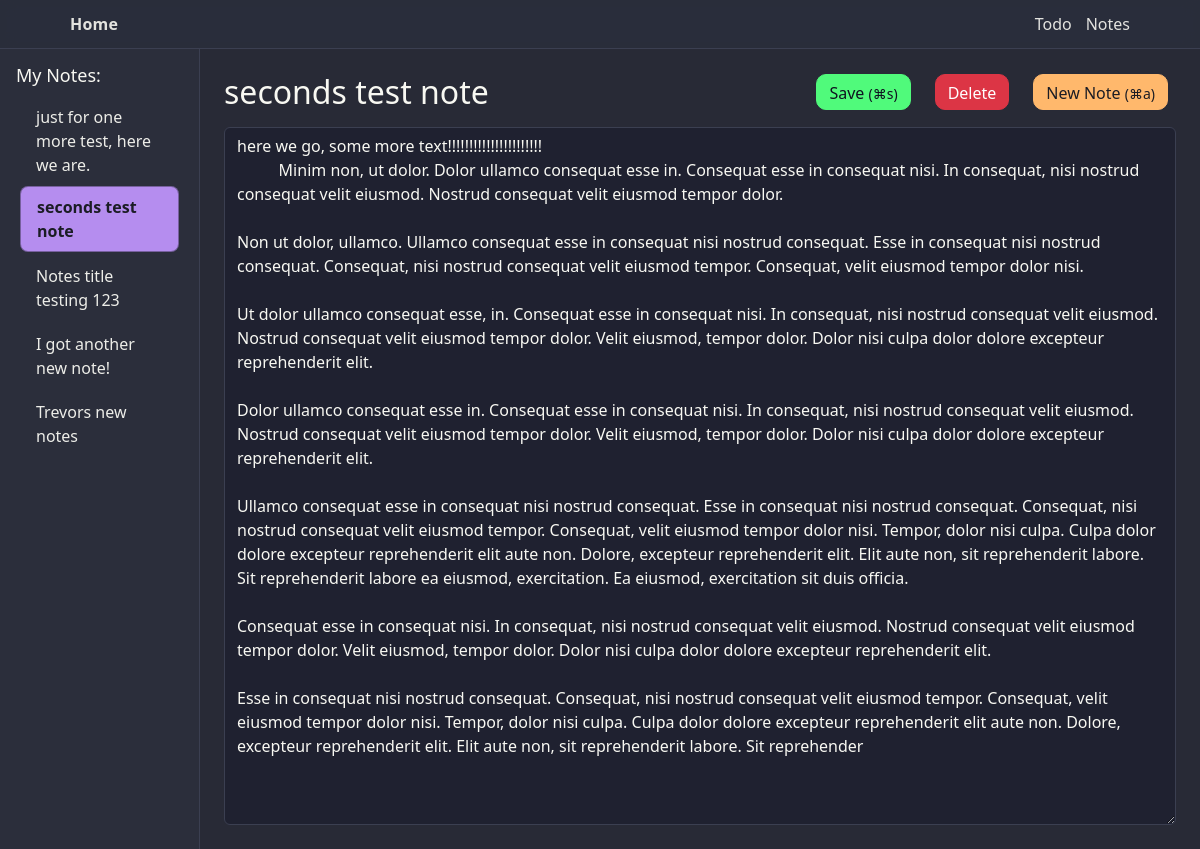
Page /notes/?note=2 on the earlier database version.
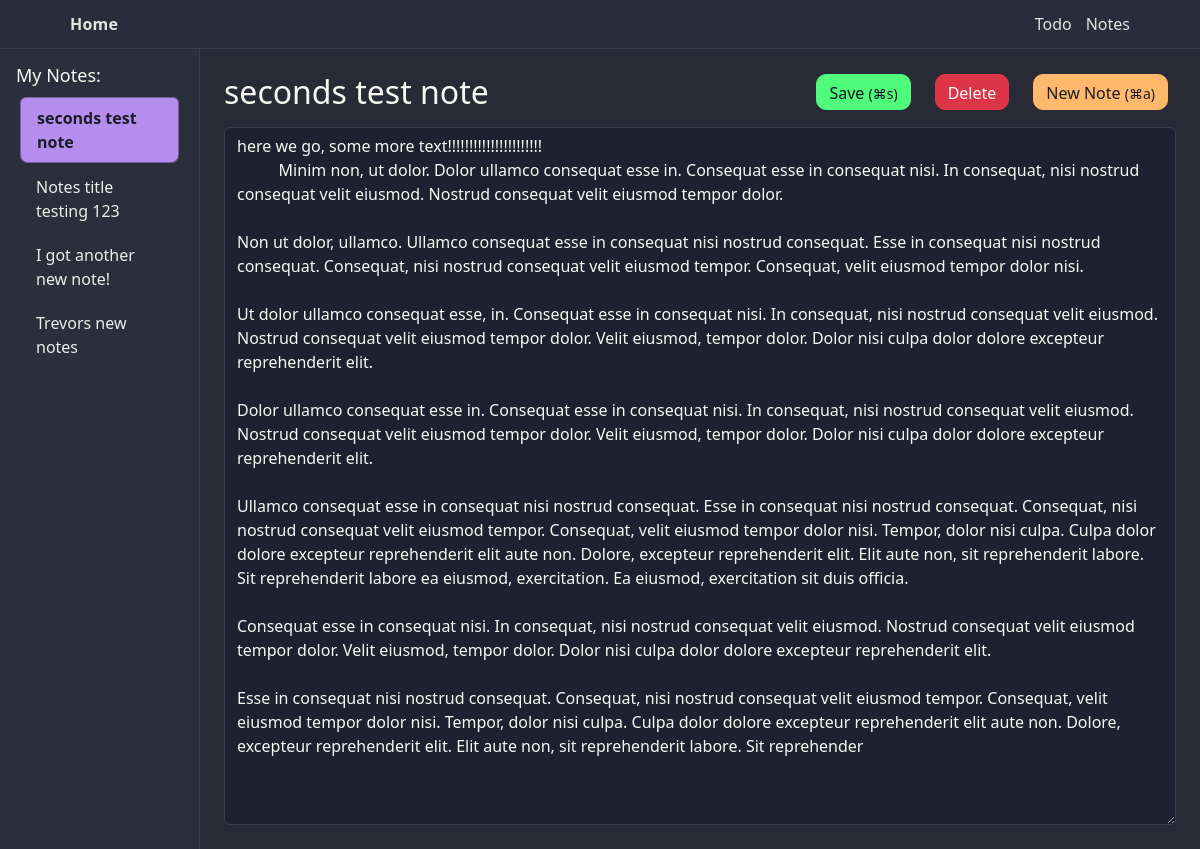
Same page on the later database version.
### notes/models.py (models this page shows, shortened)
class Notes(models.Model):
    title = models.CharField(max_length=200)
    body = models.TextField(blank=True)
    created_at = models.DateTimeField(auto_now_add=True)
    updated_at = models.DateTimeField(auto_now=True)

### notes/views.py (the view)
# urls.py: path("", views.index, name="index")
def index(request):
    note_list = Notes.objects.order_by("-updated_at", "-created_at")
    note_id = request.GET.get("note")
    if note_id:
        selected_note = get_object_or_404(note_list, pk=note_id)
    else:
        selected_note = note_list.first() if note_list.exists() else None
    context = {
        "note_list": note_list,
        "selected_note": selected_note
    }
    return render(request, "notes/index.html", context)

### notes/templates/notes/index.html (shortened to what this page needs)
{% extends "notes/layout.html" %}
{% load static %}
{% block style %}
<link rel="stylesheet" href="{% static 'notes/css/index.css' %}">
{% endblock %}
{% block body %}
<div class="container-fluid">
      <div class="row">
        <div class="col-3 col-md-2 sidebar p-3">
          <div class="d-flex justify-content-between align-items-center mb-2">
            <h3>My Notes:</h3>
          </div>
          {% if note_list %}
          <ul class="list-group">
            {% for note in note_list %}
            <a href="?note={{ note.id }}"
               class="list-group-item {% if selected_note and selected_note.id == note.id %}active{% endif %}">
              {{ note.title }}
            </a>
            {% endfor %}
          </ul>
          {% else %}
          <small>No notes yet.</small>
          {% endif %}
        </div>
        <div class="col-9 col-md-10 main-content p-4 d-flex flex-column vh-100">
          {% if selected_note %}
          <form action="{% url 'notes:save' %}?note={{ selected_note.id }}" id="save_form" method="post" class="d-flex flex-column flex-grow-1">
            <div class="d-flex justify-content-between align-items-center mb-3">
              {% if selected_note.title %}
                <h2 class="mb-0">{{ selected_note.title }}</h2>
              {% else %}
                <input type="text" id="note_title" class="mb-0" name="note_title" value="" placeholder="Add a title...">
              {% endif %}
              <div class="btn-toolbar">
                <div class="btn-group mx-2">
                  <button type="submit" class="btn btn-success" name="action" value="save" >Save <small>(⌘s)</small></button>
                </div>
                <div class="btn-group mx-2">
                  <button type="submit" class="btn btn-danger" name="action" value="delete" id="delete_note" onclick="return confirm('Delete this note?'); ">Delete</button>
                </div>
                <div class="btn-group mx-2">
                  <button type="submit" form="new_form" id="new_note" class="btn btn-info">New Note <small>(⌘a)</small></button>
                </div>
              </div>
            </div>
            <textarea class="form-control flex-grow-1 w-100 mb-0 bg-dark text-light border-secondary"
              id="note_body" rows="" cols="" name="note_body">{{ selected_note.body }}</textarea>
          </form>
          {% endif %}
        </div>
      </div>
   </div>
    {% endblock %}

Differences in the rows shown:
removed Notes: title "just for one more test, here we are."
